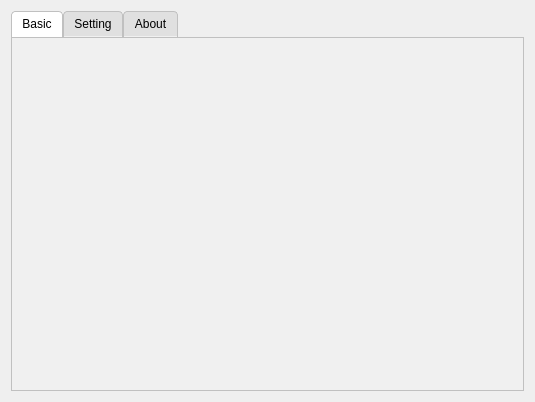
<?xml version="1.0" encoding="UTF-8"?>
<ui version="4.0">
 <class>MainWindow</class>
 <widget class="QWidget" name="MainWindow">
  <property name="geometry">
   <rect>
    <x>0</x>
    <y>0</y>
    <width>535</width>
    <height>402</height>
   </rect>
  </property>
  <property name="windowTitle">
   <string>MainWindow</string>
  </property>
  <layout class="QVBoxLayout" name="ui_mainLayout">
   <item>
    <widget class="QTabWidget" name="tabWidget">
     <property name="styleSheet">
      <string notr="true">QTabWidget::pane {
    background-color: #F0F0F0;
    border: 1px solid #C0C0C0;
}

QTabWidget::pane QPushButton {
    background-color: #DDDDDD; 
    color: black;              
    border: 1px solid #808080; 
    border-radius: 4px;        
    padding: 6px 12px;         
    min-width: 80px;           
}


QTabWidget::pane QPushButton:hover {
    background-color: #E0E0E0; /* Hover 시 약간 밝게 */
    border-color: #606060;
}

QTabWidget::pane QPushButton:pressed {
    background-color: #C0C0C0; 
    border-color: #404040;
    padding-top: 7px;          
    padding-bottom: 5px;
}

QTabWidget::pane QPushButton:disabled {
    background-color: #EEEEEE;
    color: #A0A0A0;
    border-color: #C0C0C0;
}

QTabBar::tab {
    background-color: #E0E0E0;
    border: 1px solid #C0C0C0;
    border-bottom-color: #F0F0F0; 
    border-top-left-radius: 4px;
    border-top-right-radius: 4px;
    padding: 5px 10px;
}
QTabBar::tab:selected {
    background-color: white;
    border-bottom-color: white;
}
QTabBar::tab:hover {
    background-color: #D0D0D0;
}</string>
     </property>
     <property name="currentIndex">
      <number>0</number>
     </property>
     <widget class="QWidget" name="tab_basic">
      <property name="styleSheet">
       <string notr="true"/>
      </property>
      <attribute name="title">
       <string>Basic</string>
      </attribute>
      <widget class="QWidget" name="verticalLayoutWidget">
       <property name="geometry">
        <rect>
         <x>0</x>
         <y>0</y>
         <width>21</width>
         <height>21</height>
        </rect>
       </property>
       <layout class="QVBoxLayout" name="vLayout_basic_main"/>
      </widget>
     </widget>
     <widget class="QWidget" name="tab_setting">
      <attribute name="title">
       <string>Setting</string>
      </attribute>
     </widget>
     <widget class="QWidget" name="tab_about">
      <attribute name="title">
       <string>About</string>
      </attribute>
      <widget class="QWidget" name="verticalLayoutWidget_2">
       <property name="geometry">
        <rect>
         <x>10</x>
         <y>320</y>
         <width>21</width>
         <height>21</height>
        </rect>
       </property>
       <layout class="QVBoxLayout" name="vLayout_about_main"/>
      </widget>
     </widget>
    </widget>
   </item>
  </layout>
 </widget>
 <resources/>
 <connections/>
</ui>
